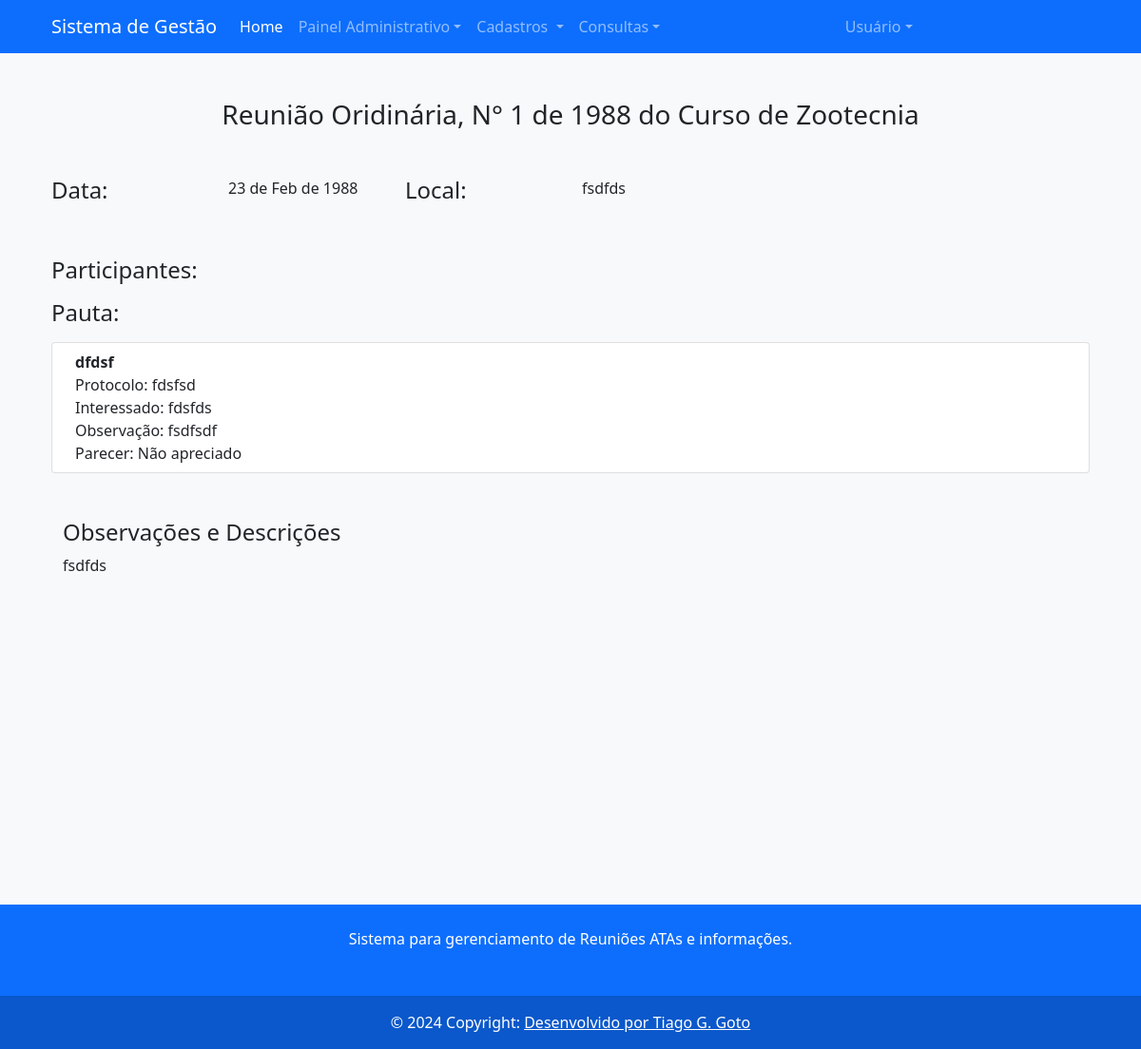
The page /meetings/3 (signed in) on the database its author committed.
### src/models/entities/meetings.py (models this page shows, shortened)
class Meeting_type(db.Model):
    __tablename__="meeting_type"
    id = db.Column(db.Integer, primary_key=True, autoincrement=True)
    type_name = db.Column(db.Text, nullable=False)
    meeting = db.relationship("Meetings", back_populates="meet_type", lazy='dynamic')
    numbering = db.relationship("Numbering", back_populates="meet_type", lazy="dynamic")
    def __repr__(self):
        return f"{self.type_name}"

class Meetings(db.Model):
    __tablename__ = "meetings"
    id = db.Column(db.Integer, primary_key=True, autoincrement=True)
    meet_number = db.Column(db.Integer, nullable=False)
    meet_description = db.Column(db.Text, nullable=False)
    meet_regdate = db.Column(db.DateTime, default=datetime.now)
    meet_date = db.Column(db.DateTime, nullable = False)
    meet_location = db.Column(db.Text, nullable = False)
    meet_type_id = db.Column(db.Integer, db.ForeignKey('meeting_type.id'), nullable=False)
    meet_type = db.relationship("Meeting_type", back_populates="meeting")
    meeting_agenda = db.relationship("Meeting_agenda", back_populates="meeting", lazy='dynamic')
    minutes = db.relationship("Meeting_minute", back_populates="meeting", lazy='dynamic')
    attendees = db.relationship("Meeting_attendees", back_populates="meeting", lazy='dynamic')
    course_id = db.Column(db.Integer, db.ForeignKey('course.id'), nullable = False)
    course = db.relationship("Course", back_populates="meeting")

class Meeting_agenda(db.Model):
    __tablename__="meeting_agenda"
    id = db.Column(db.Integer, primary_key=True, autoincrement=True)
    agenda_topic = db.Column(db.Text, nullable=False)
    agenda_protocol = db.Column(db.Text, nullable = True)
    agenda_interested = db.Column(db.Text, nullable = True)
    agenda_description = db.Column(db.Text, nullable= True)
    status = db.Column(db.Boolean, nullable=True)
    meeting_id = db.Column(db.Integer, db.ForeignKey('meetings.id'), nullable=False)
    meeting = db.relationship("Meetings", back_populates="meeting_agenda")
    minute_id = db.Column(db.Integer, db.ForeignKey('meeting_minute.id'), nullable=True)
    minute = db.relationship("Meeting_minute", back_populates="meeting_agenda")

### src/models/entities/institution.py (models this page shows, shortened)
class Course(db.Model):
    __tablename__= 'course'
    id = db.Column(db.Integer, primary_key=True, autoincrement=True)
    name = db.Column(db.Text, nullable=False)
    depart_id = db.Column(db.Integer, db.ForeignKey('department.id'))
    department = db.relationship("Department", back_populates="course")
    meeting = db.relationship("Meetings", back_populates="course", lazy='dynamic')
    numbering = db.relationship("Numbering", back_populates="course", lazy='dynamic')
    attendee = db.relationship("Attendees", back_populates="course", lazy='dynamic')
    def __repr__(self):
        return f'{self.name}'

### src/routes/meetings.py (the view)
@meetings_route.route('/<id>', methods=['GET'])
@login_required
def consult_meeting(id):
    meeting = Reg_meetings.get_meeting(id)
    if not meeting:
        return redirect(url_for('meetings.erro_page'))
    list_at = Reg_meeting_atten.get_list(id)
    list_agenda = Reg_agenda.get_meet_agenda(id)
    return render_template('meeting_info.html', meeting=meeting , attendee_list = list_at, agenda=list_agenda)

### src/models/repository/meetings.py (called while the page is built)
    def get_meeting(id):
        meeting = db.session.execute(db.select(Meetings).filter_by(id = id)).scalar()
        return meeting

    def get_list(mee_id):
        list_attendees = db.session.execute(db.select(Meeting_attendees).filter_by(meetings_id = mee_id)).scalars()
        return list_attendees

    def get_meet_agenda(id):
        list_agenda = db.session.execute(db.select(Meeting_agenda).filter_by(meeting_id=id)).scalars()
        return list_agenda

### src/routes/login.py (called while the page is built)
@login_manager.user_loader
def loader_user(user_id):
    return Users.query.filter_by(userid=user_id).first()

### src/templates/meeting_info.html (shortened to what this page needs)
{% extends "base.html" %}
{% block content %}
<div class="conatiner min-vh-100 my-5">
    <div class="container ">
        <div class="container text-center">
            <h3 class="mb-3"> Reunião {{ meeting.meet_type}}, N° {{meeting.meet_number}} de {{meeting.meet_date.year}} do Curso de {{meeting.course}}</h2>
        </div>
        <div class="row my-5 ">
            <div class="col-md-2 text-left">
                <h4> Data: </h4>
            </div>
            <div class="col-md-2 text-left"> {{meeting.meet_date.strftime("%d de %b de %Y")}} </div>
            <div class="col-md-2 text-left"><h4> Local: </h4></div>
            <div class="col-md-2 text-left"> {{meeting.meet_location}} </div>
        </div>
        <div class="conatiner text-left">
            <h4> Participantes: </h4>
        </div>
        <div class="conatiner text-left">
            <h4 class="my-3"> Pauta: </h4>
            <ol class="list-group list-group-numbering">
                {% for ag in agenda %}
                <li class="list-group-item d-flex justify-content-between align-items-start">
                    <div class="ms-2 me-auto">
                        <div class="fw-bold"> {{ag.agenda_topic}} </div>
                        Protocolo: {{ag.agenda_protocol}} <br>
                        Interessado: {{ag.agenda_interested}} <br>
                        Observação: {{ag.agenda_description}} <br>
                        Parecer: {% if ag.status == None %} Não apreciado {% elif ag.status %} Aprovado {% else %} Não aprovado {%endif%}
                    </div>
                </li>
                {% endfor %}
            </ol>
        </div>
        <div class="container my-5">
            <h4 class="text-left"> Observações e Descrições </h4>
            <p class="text-left">{{meeting.meet_description}} </p>
        </div>
    </div>
</div>
{% endblock %}

### rows shown on the page
Meeting_type: meet_type "Oridinária"
Meetings: meet_number "1", meet_date.year "1988", meet_date "23 de Feb de 1988", meet_location "fsdfds", meet_description "fsdfds"
Course: course "Zootecnia"
Meeting_agenda: agenda_topic "dfdsf", agenda_protocol "fdsfsd", agenda_interested "fdsfds", agenda_description "fsdfsdf", shows "Não apreciado"
